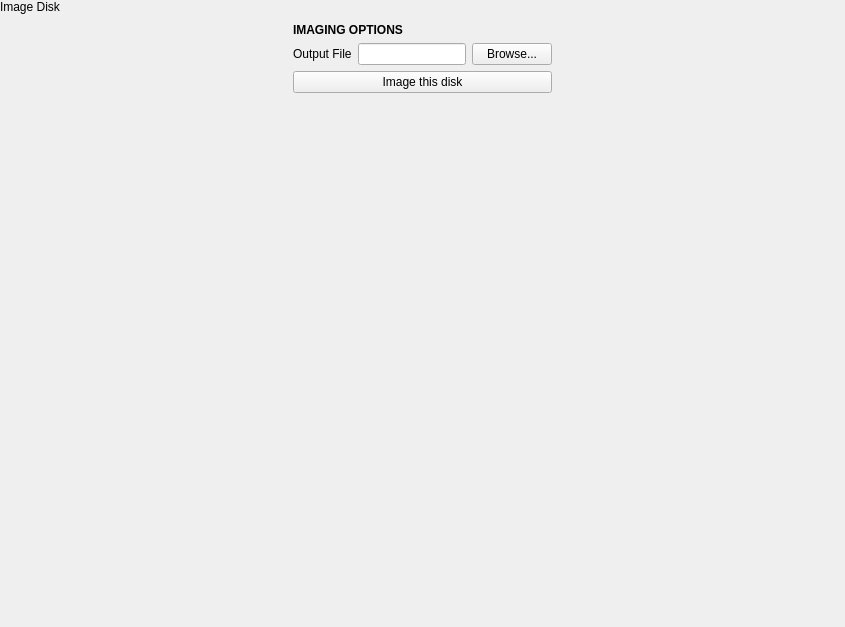
<?xml version="1.0" encoding="UTF-8"?>
<ui version="4.0">
 <class>ImagePopover</class>
 <widget class="QWidget" name="ImagePopover">
  <property name="geometry">
   <rect>
    <x>0</x>
    <y>0</y>
    <width>845</width>
    <height>627</height>
   </rect>
  </property>
  <property name="windowTitle">
   <string>Form</string>
  </property>
  <layout class="QVBoxLayout" name="verticalLayout">
   <property name="spacing">
    <number>0</number>
   </property>
   <property name="leftMargin">
    <number>0</number>
   </property>
   <property name="topMargin">
    <number>0</number>
   </property>
   <property name="rightMargin">
    <number>0</number>
   </property>
   <property name="bottomMargin">
    <number>0</number>
   </property>
   <item>
    <widget class="tTitleLabel" name="titleLabel">
     <property name="text">
      <string>Image Disk</string>
     </property>
    </widget>
   </item>
   <item alignment="Qt::AlignHCenter">
    <widget class="QWidget" name="optionsWidget" native="true">
     <layout class="QGridLayout" name="gridLayout">
      <item row="1" column="0">
       <widget class="QLabel" name="label_2">
        <property name="text">
         <string>Output File</string>
        </property>
       </widget>
      </item>
      <item row="1" column="1">
       <widget class="QLineEdit" name="outputFileBox"/>
      </item>
      <item row="1" column="2">
       <widget class="QPushButton" name="pushButton">
        <property name="text">
         <string>Browse...</string>
        </property>
       </widget>
      </item>
      <item row="0" column="0" colspan="3">
       <widget class="QLabel" name="label">
        <property name="font">
         <font>
          <weight>75</weight>
          <bold>true</bold>
         </font>
        </property>
        <property name="text">
         <string>IMAGING OPTIONS</string>
        </property>
       </widget>
      </item>
      <item row="2" column="0" colspan="3">
       <widget class="QPushButton" name="imageButton">
        <property name="text">
         <string>Image this disk</string>
        </property>
        <property name="icon">
         <iconset theme="document-new">
          <normaloff>.</normaloff>.</iconset>
        </property>
       </widget>
      </item>
     </layout>
    </widget>
   </item>
   <item>
    <spacer name="verticalSpacer">
     <property name="orientation">
      <enum>Qt::Vertical</enum>
     </property>
     <property name="sizeHint" stdset="0">
      <size>
       <width>20</width>
       <height>40</height>
      </size>
     </property>
    </spacer>
   </item>
  </layout>
 </widget>
 <customwidgets>
  <customwidget>
   <class>tTitleLabel</class>
   <extends>QLabel</extends>
   <header location="global">ttitlelabel.h</header>
   <slots>
    <signal>backButtonClicked()</signal>
   </slots>
  </customwidget>
 </customwidgets>
 <resources/>
 <connections/>
</ui>
